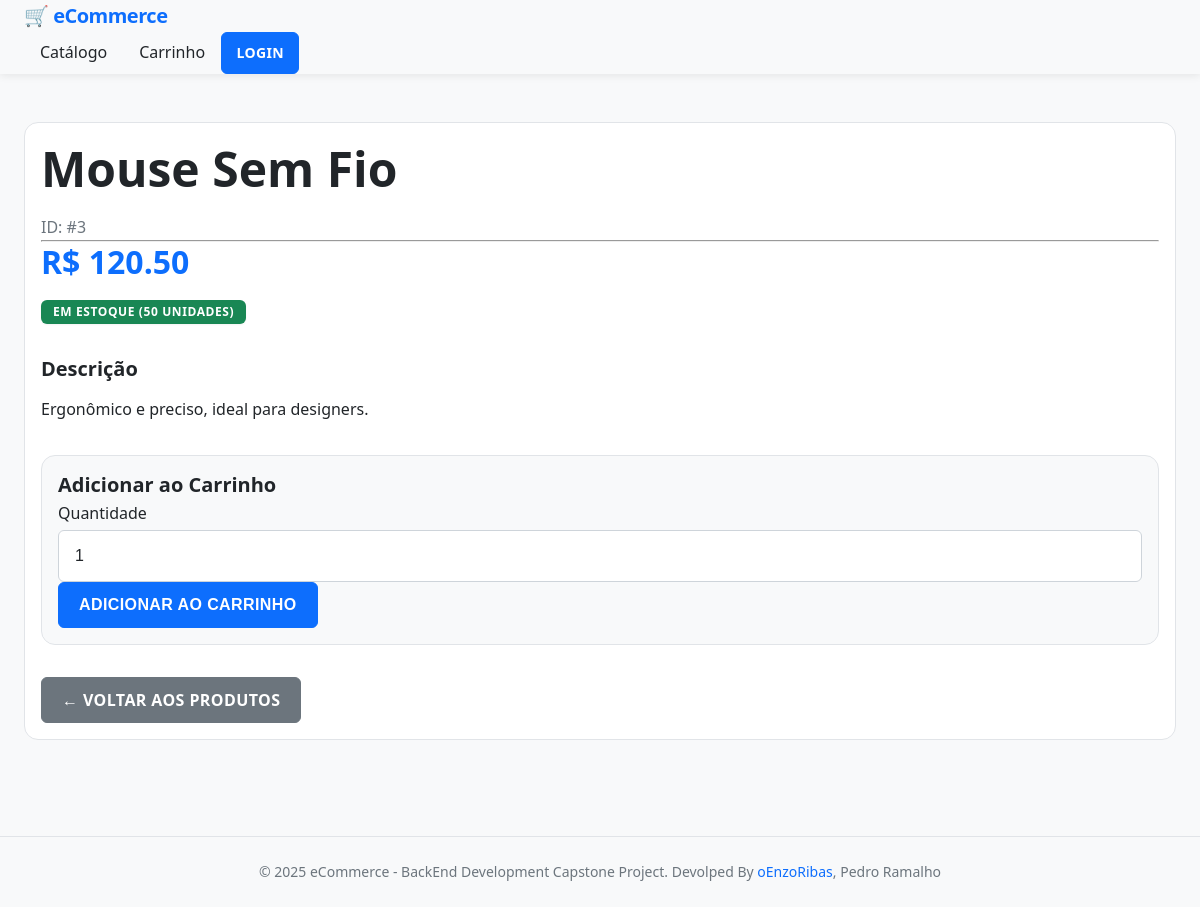
/produtos/3, run on an earlier commit of the app's database.
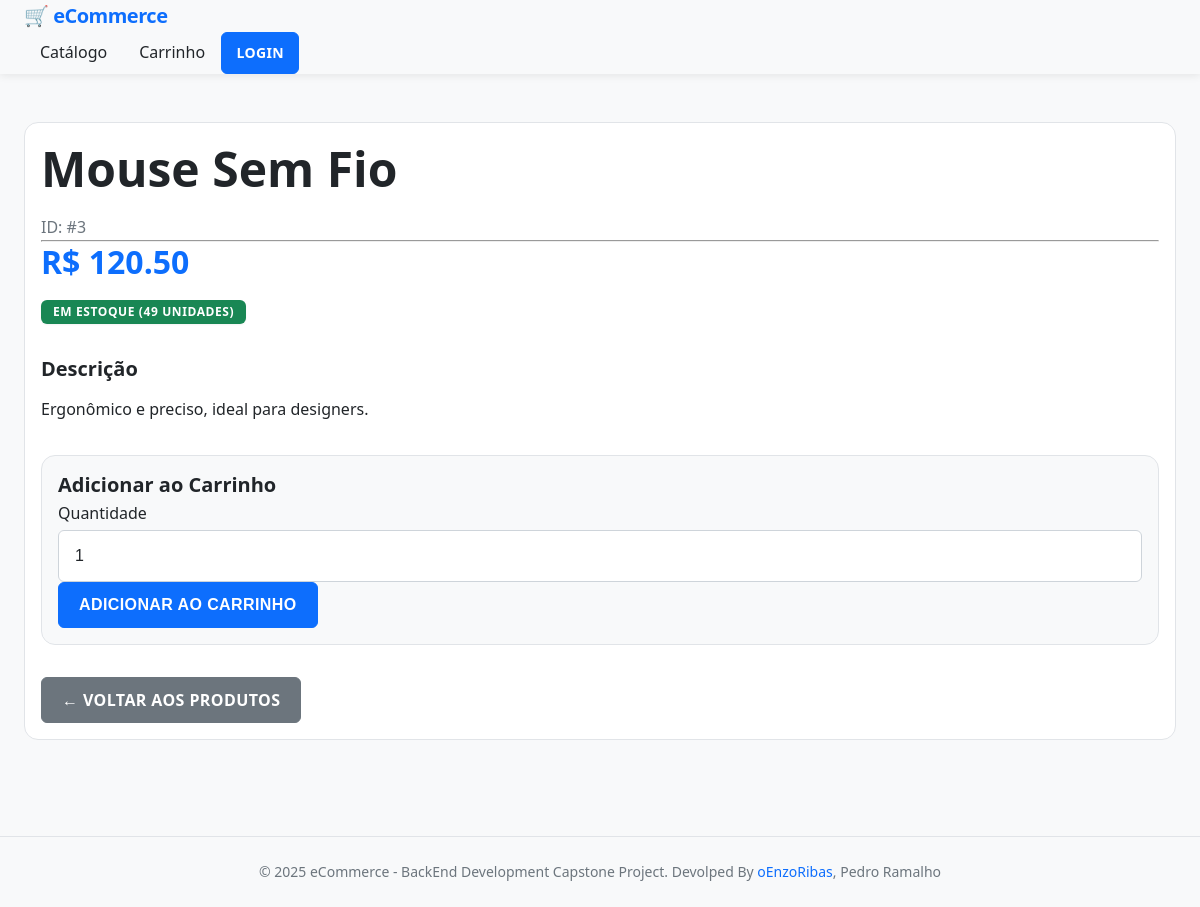
And on a later commit of the database.
### models/produto_model.py (models this page shows, shortened)
class Produto(db.Model):
    __tablename__ = 'produtos'
    id = Column(Integer, primary_key=True, autoincrement=True, nullable=False)
    nome = Column(String(256), nullable=False)
    descricao = Column(String(256))
    preco = Column(db.Numeric(10,2), nullable=False)
    estoque = Column(Integer, nullable=False, default=0)

### routes/produtos.py (the view)
@produtos_bp.route('/<int:produto_id>')
def detalhes(produto_id):
    produto = Produto.query.get_or_404(produto_id)
    form = AdicionarCarrinhoForm()
    return render_template('produtos/detalhes.html', produto=produto, form=form)

### forms/produto_forms.py
class AdicionarCarrinhoForm(FlaskForm):
    quantidade = IntegerField(
        'Quantidade',
        validators=[
            DataRequired(message='Quantidade é obrigatória'),
            NumberRange(min=1, message='Quantidade deve ser no mínimo 1')
        ]
    )
    submit = SubmitField('Adicionar ao Carrinho')

### templates/produtos/detalhes.html (shortened to what this page needs)
{% extends "base.html" %}  {% block content %}
<div class="row">
  <div class="col-md-8 mx-auto">
    <div class="card shadow">
      <div class="card-body">
        <div class="row">
          <div class="col-md-6">
            <h1>{{ produto.nome }}</h1>
            <p class="text-muted">ID: #{{ produto.id }}</p>
          </div>
        </div>
        <hr />
        <div class="row mb-4">
          <div class="col-md-6">
            <h3 class="text-primary">R$ {{ "%.2f"|format(produto.preco) }}</h3>
            {% if produto.estoque > 0 %}
            <span class="badge bg-success fs-6"
              >Em Estoque ({{ produto.estoque }} unidades)</span
            >
            {% else %}
            <span class="badge bg-danger fs-6">Fora de Estoque</span>
            {% endif %}
          </div>
        </div>
        <div class="mb-4">
          <h5>Descrição</h5>
          <p>{{ produto.descricao or 'Sem descrição disponível' }}</p>
        </div>
        {% if produto.estoque > 0 %}
        <div class="card bg-light">
          <div class="card-body">
            <h5 class="card-title">Adicionar ao Carrinho</h5>
            <form
              method="POST"
              action="{{ url_for('carrinho.adicionar', produto_id=produto.id) }}"
            >
              <div class="row g-2">
                <div class="col-md-4">
                  <label for="quantidade" class="form-label">Quantidade</label>
                  <input
                    type="number"
                    id="quantidade"
                    name="quantidade"
                    class="form-control"
                    value="1"
                    min="1"
                    max="{{ produto.estoque }}"
                    required
                  />
                </div>
                <div class="col-md-8 d-flex align-items-end">
                  <button type="submit" class="btn btn-primary w-100">
                    Adicionar ao Carrinho
                  </button>
                </div>
              </div>
            </form>
          </div>
        </div>
        {% else %}
        <div class="alert alert-danger">
          Este produto está temporariamente indisponível.
        </div>
        {% endif %}
        <div class="mt-4">
          <a
            href="{{ url_for('produtos.listar') }}"
            class="btn btn-secondary btn-registrar"
          >
            ← Voltar aos Produtos
          </a>
        </div>
      </div>
    </div>
  </div>
</div>
{% endblock %}

What changed in the data, as far as the page shows it:
changed Produto "Mouse Sem Fio": estoque "50" → "49"
